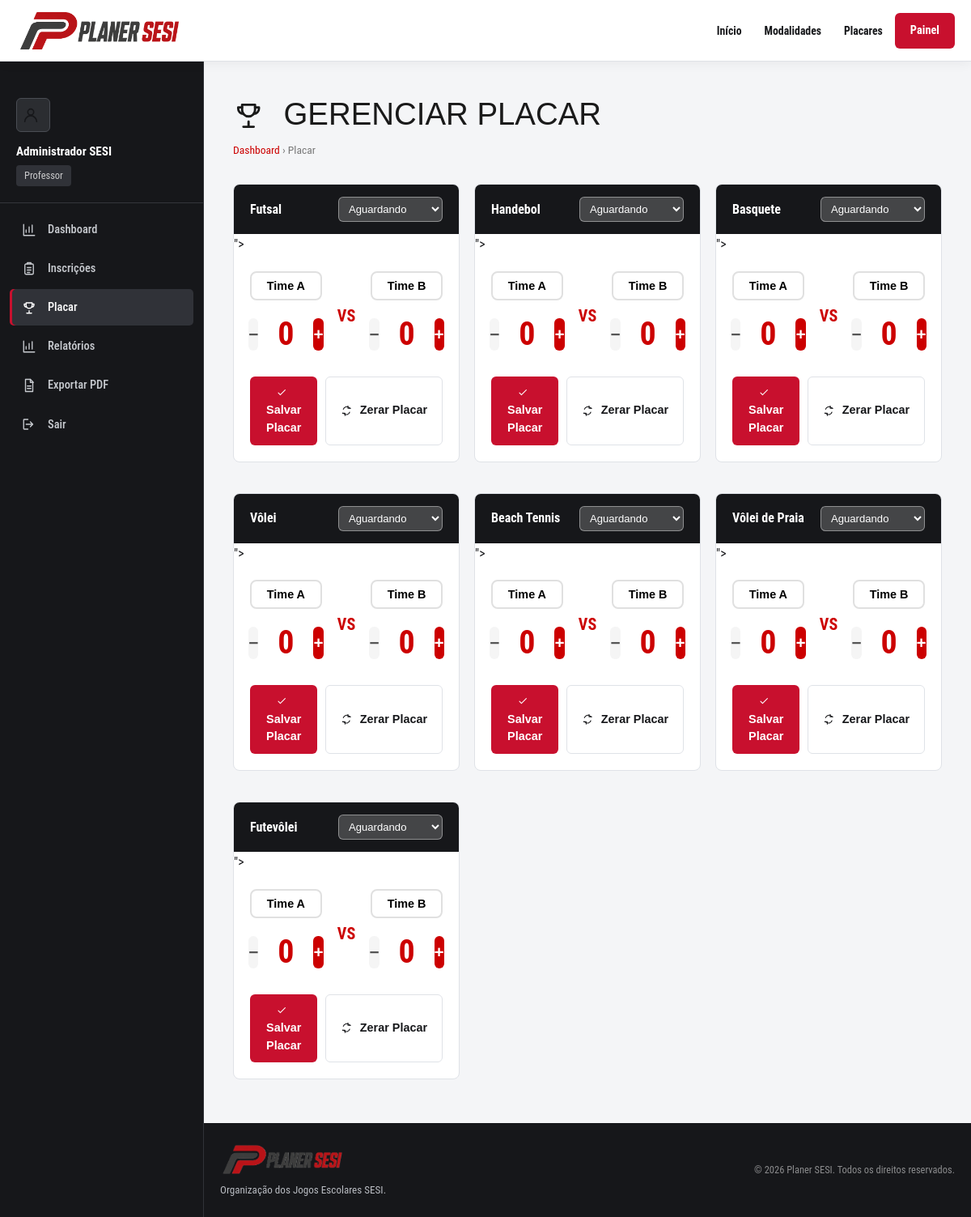
The app's page /placar.php (signed in) with its own data.
### tables this page shows
CREATE TABLE professores (
    id INT AUTO_INCREMENT PRIMARY KEY,
    nome_completo VARCHAR(255) NOT NULL,
    cpf VARCHAR(14) UNIQUE NOT NULL,
    data_nascimento DATE NOT NULL,
    email VARCHAR(255) UNIQUE NOT NULL,
    senha VARCHAR(255) NOT NULL,
    status ENUM('ativo', 'inativo') DEFAULT 'ativo',
    criado_em TIMESTAMP DEFAULT CURRENT_TIMESTAMP,
    atualizado_em TIMESTAMP DEFAULT CURRENT_TIMESTAMP ON UPDATE CURRENT_TIMESTAMP
);

CREATE TABLE jogos (
    id INT AUTO_INCREMENT PRIMARY KEY,
    nome VARCHAR(100) NOT NULL,
    descricao TEXT,
    data_inicio DATE NOT NULL,
    data_fim DATE NOT NULL,
    local VARCHAR(255),
    max_participantes INT DEFAULT 100,
    status ENUM('aberto', 'fechado', 'em_andamento', 'finalizado') DEFAULT 'aberto',
    icone VARCHAR(32) DEFAULT 'esporte',
    cor_primaria VARCHAR(7) DEFAULT '#CC0000',
    cor_secundaria VARCHAR(7) DEFAULT '#990000',
    imagem_url VARCHAR(255) NULL,
    criado_por INT NULL,
    criado_em TIMESTAMP DEFAULT CURRENT_TIMESTAMP,
    CONSTRAINT fk_jogos_professor FOREIGN KEY (criado_por) REFERENCES professores(id) ON DELETE SET NULL
);

### placar.php (the view, shortened to what this page needs)
<?php
require_once '../config/conexao.php';
require_once '../includes/functions.php';
$profId = $_SESSION['professor_id'];
$stmt = $pdo->prepare("SELECT * FROM professores WHERE id = ?");
$stmt->execute([$profId]);
$professor = $stmt->fetch();
$jogos = getJogos($pdo);
?>
<!DOCTYPE html>
<html lang="pt-BR">
<head>
    <link rel="stylesheet" href="<?= BASE_URL ?>/assets/css/style.css">
    <link rel="stylesheet" href="<?= BASE_URL ?>/assets/css/dashboard.css">
    <link rel="stylesheet" href="<?= BASE_URL ?>/assets/css/modern.css">
</head>
<body>
<?php include '../includes/header.php'; ?>
<div class="dashboard-layout">
    <aside class="sidebar">
        <div class="sidebar-user">
            <div class="sidebar-avatar">👨‍🏫</div>
            <div class="sidebar-name"><?= htmlspecialchars($professor['nome_completo']) ?></div>
            <div class="sidebar-role">Professor</div>
        </div>
        <nav class="sidebar-menu">
            <a href="dashboard.php" class="sidebar-link"><span class="link-icon">📊</span> Dashboard</a>
            <a href="gerenciar_inscricoes.php" class="sidebar-link"><span class="link-icon">📋</span> Inscrições</a>
            <a href="placar.php" class="sidebar-link active"><span class="link-icon">🏆</span> Placar</a>
            <a href="relatorio.php" class="sidebar-link"><span class="link-icon">📈</span> Relatórios</a>
            <a href="exportar_pdf.php" class="sidebar-link"><span class="link-icon">📄</span> Exportar PDF</a>
            <a href="<?= BASE_URL ?>/auth/logout.php" class="sidebar-link"><span class="link-icon">🚪</span> Sair</a>
        </nav>
    </aside>
    <main class="dashboard-content">
        <div class="page-header">
            <div>
                <h1>🏆 Gerenciar Placar</h1>
                <p class="breadcrumb"><a href="dashboard.php">Dashboard</a> › Placar</p>
            </div>
        </div>
        <div class="placar-grid">
            <?php foreach ($jogos as $jogo): ?>
            <div class="placar-editor">
                <div class="placar-editor-header">
                    <span class="placar-editor-title">
                        <?= getIconeJogo($jogo['nome']) ?> <?= htmlspecialchars($jogo['nome']) ?>
                    </span>
                    <select form="form-<?= $jogo['id'] ?>" name="status" class="placar-status">
                        <option value="aguardando" <?= ($jogo['placar_status'] ?? '') === 'aguardando' ? 'selected' : '' ?>>Aguardando</option>
                    </select>
                </div>
                <form method="POST" id="form-<?= $jogo['id'] ?>
                    <?= csrfField() ?>">
                    <div class="placar-controls">
                        <div class="placar-control-group">
                            <input type="text" name="time_a"
                                   value="<?= htmlspecialchars($jogo['time_a'] ?? 'Time A') ?>"
                                   placeholder="Time A"
                                   maxlength="100">
                            <div class="placar-score-controls">
                                <button type="button" class="btn-score btn-score-minus"
                                        onclick="alterarPlacar('placar_a_<?= $jogo['id'] ?>', -1)">−</button>
                                <div class="score-display" id="score-a-<?= $jogo['id'] ?>">
                                    <?= $jogo['placar_a'] ?? 0 ?>
                                </div>
                                <button type="button" class="btn-score btn-score-plus"
                                        onclick="alterarPlacar('placar_a_<?= $jogo['id'] ?>', 1)">+</button>
                            </div>
                        </div>
                        <div class="placar-versus">VS</div>
                        <div class="placar-control-group">
                            <input type="text" name="time_b"
                                   value="<?= htmlspecialchars($jogo['time_b'] ?? 'Time B') ?>"
                                   placeholder="Time B"
                                   maxlength="100">
                            <div class="placar-score-controls">
                                <button type="button" class="btn-score btn-score-minus"
                                        onclick="alterarPlacar('placar_b_<?= $jogo['id'] ?>', -1)">−</button>
                                <div class="score-display" id="score-b-<?= $jogo['id'] ?>">
                                    <?= $jogo['placar_b'] ?? 0 ?>
                                </div>
                                <button type="button" class="btn-score btn-score-plus"
                                        onclick="alterarPlacar('placar_b_<?= $jogo['id'] ?>', 1)">+</button>
                            </div>
                        </div>
                    </div>
                    <div class="placar-actions">
                        <button type="submit" class="btn btn-primary placar-save">
                        </button>
                        <button type="button" class="btn btn-secondary"
                                onclick="resetarPlacar(<?= $jogo['id'] ?>)">
                        </button>
                    </div>
                </form>
            </div>
            <?php endforeach; ?>
        </div>
    </main>
</div>
<?php include '../includes/footer.php'; ?>
</body>
</html>

### style.css (style rules this page uses)
:root { --vermelho: #CC0000; --vermelho-escuro: #990000; --vermelho-claro: #FF3333; --branco: #FFFFFF; --cinza-claro: #F5F5F5; --cinza-medio: #E0E0E0; --cinza-escuro: #555555; --preto: #1A1A1A; --sombra: 0 4px 20px rgba(0, 0, 0, 0.1); --sombra-hover: 0 8px 30px rgba(204, 0, 0, 0.25); --borda-radius: 12px; --transicao: all 0.3s ease; }
* { margin: 0; padding: 0; box-sizing: border-box; }
html { scroll-behavior: smooth; }
body { font-family: 'Segoe UI', Tahoma, Geneva, Verdana, sans-serif; background-color: var(--cinza-claro); color: var(--preto); line-height: 1.6; }
.placar-grid { display: grid; grid-template-columns: repeat(auto-fill, minmax(350px, 1fr)); gap: 25px; }
.btn { display: inline-block; padding: 10px 24px; border-radius: 8px; border: none; cursor: pointer; font-size: 0.9rem; font-weight: 600; text-decoration: none; transition: var(--transicao); text-align: center; line-height: 1.5; }
.btn-primary { background: linear-gradient(135deg, var(--vermelho), var(--vermelho-claro)); color: white; box-shadow: 0 3px 12px rgba(204,0,0,0.3); }
.btn-secondary { background: var(--cinza-claro); color: var(--preto); border: 1px solid var(--cinza-medio); }

### modern.css (style rules this page uses)
:root { --vermelho:#c8102e;--vermelho-escuro:#8f0d21;--vermelho-claro:#e1243f;--branco:#fff;--cinza-claro:#f4f5f7;--cinza-medio:#dfe2e7;--cinza-escuro:#5b616b;--preto:#16171a;--superficie:#fff;--superficie-2:#eceff3;--sucesso:#16834b;--aviso:#b76000;--info:#1c65a5;--sombra:0 8px 28px rgba(22,23,26,.07);--sombra-hover:0 16px 40px rgba(22,23,26,.12);--borda-radius:8px;--transicao:all .2s ease }
* { box-sizing:border-box }
html { scroll-padding-top:76px }
body { font-family:"Arial Narrow","Roboto Condensed","Segoe UI",Arial,sans-serif;background:var(--cinza-claro);color:var(--preto);letter-spacing:0;overflow-x:hidden }
.jogos-grid,.placar-grid { grid-template-columns:repeat(3,minmax(0,1fr));gap:18px }
.btn { border-radius:6px;padding:10px 18px;box-shadow:none;text-transform:none }
.btn-primary { background:var(--vermelho);box-shadow:none }
.btn-secondary { background:var(--superficie);border-color:var(--cinza-medio) }
.dashboard-layout { min-height:calc(100vh - 76px - 116px) }
.sidebar { top:76px;width:252px;background:var(--preto);box-shadow:none;border-right:1px solid #303238 }
.dashboard-content { margin-left:252px;max-width:calc(100% - 252px);padding:34px clamp(20px,3vw,46px) }
.sidebar-user { text-align:left;padding:20px;border-bottom-color:#34363b }
.sidebar-avatar { width:42px;height:42px;margin:0 0 12px;border:1px solid #4a4d54;border-radius:6px;background:#2b2d31;font-size:1rem }
.sidebar-role { border-radius:4px;background:#303238 }
.sidebar-link { border-radius:5px;color:#c8cbd0 }
.sidebar-link:hover,.sidebar-link.active { transform:none;background:#303238;color:var(--branco) }
.sidebar-link.active { box-shadow:inset 3px 0 var(--vermelho) }
.link-icon { display:inline-flex;width:22px }
.page-header { display:grid;grid-template-columns:minmax(0,1fr) auto;align-items:center }
.page-header h1 { font-family:Impact,"Arial Narrow",sans-serif;font-size:2.4rem;font-weight:400;text-transform:uppercase;letter-spacing:0 }
.panel,.placar-editor,.dash-card,.stat-card,.acao-btn { border-radius:8px!important;box-shadow:none!important;border:1px solid var(--cinza-medio)!important }
.placar-editor-header { background:var(--preto) }
.btn-score { border-radius:6px }

### records on screen
professores: nome_completo "Administrador SESI"
jogos: nome "Futsal", status "Aguardando", time_a "Time A", placar_a "0", time_b "Time B", placar_b "0"
jogos: nome "Handebol", status "Aguardando", time_a "Time A", placar_a "0", time_b "Time B", placar_b "0"
jogos: nome "Basquete", status "Aguardando", time_a "Time A", placar_a "0", time_b "Time B", placar_b "0"
jogos: nome "Vôlei", status "Aguardando", time_a "Time A", placar_a "0", time_b "Time B", placar_b "0"
jogos: nome "Beach Tennis", status "Aguardando", time_a "Time A", placar_a "0", time_b "Time B", placar_b "0"
jogos: nome "Vôlei de Praia", status "Aguardando", time_a "Time A", placar_a "0", time_b "Time B", placar_b "0"
jogos: nome "Futevôlei", status "Aguardando", time_a "Time A", placar_a "0", time_b "Time B", placar_b "0"
